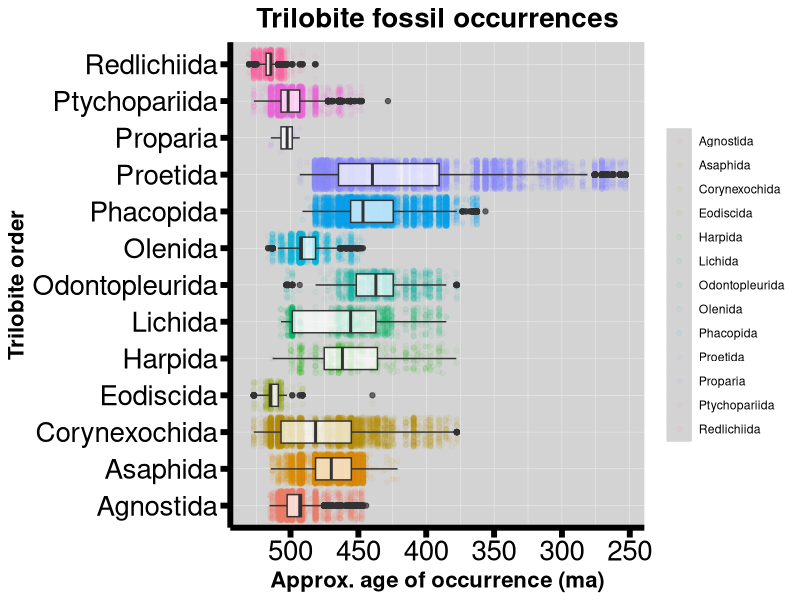

Write the R code that produced this figure.
if(!require("lubridate")) install.packages("lubridate")
if(!require("tidyverse")) install.packages("tidyverse")
if(!require("ggplot2")) install.packages("ggplot2")

library(tidyverse)
library(lubridate)
library(RColorBrewer)
library(readxl) 
library(ggplot2)




trilobites <- read_excel("./trilobites.xlsx", sheet = "trilobites")
View(trilobites)


#plot the chart. 
p <- ggplot(trilobites, aes(x=order, y=approx.age))+
  geom_jitter(aes(colour = order), alpha=0.05) + #transparency to allow display of density
  geom_boxplot(width=0.6, fill="white", alpha=0.7)+ #plots the boxplot
  scale_y_reverse(lim=c())+
  coord_flip()+
  labs(title="Trilobite fossil occurrences", x="Trilobite order", y="Approx. age of occurrence (ma)", fill="Order (1 point = singular occurance)")
  
#custom theme

p+theme(panel.background = element_rect(fill="lightgrey", colour="lightgrey"),
        panel.grid.major = element_line(size = 0.1, linetype = 'solid', colour = "white"), 
        panel.grid.minor = element_line(size = 0.1, linetype = 'solid',colour = "white"),
        plot.background = element_rect(fill = "white"),
        axis.text.y = element_text(size=20, color="black"),
        axis.text.x = element_text(size=20, color="black"),
        plot.title=element_text(size=20, face="bold", hjust = 0.5, color = "black"),
        axis.title.x = element_text(colour = "black", face="bold", hjust = 0.5, size = 16),
        axis.title.y = element_text(colour = "black", face = "bold", size = 16),
        axis.ticks.length=unit(.25, "cm"),
        legend.title = element_blank(),
        axis.ticks=element_line(size=2, colour="black"),
        axis.line = element_line(size = 2, linetype = "solid",colour = "black"))









